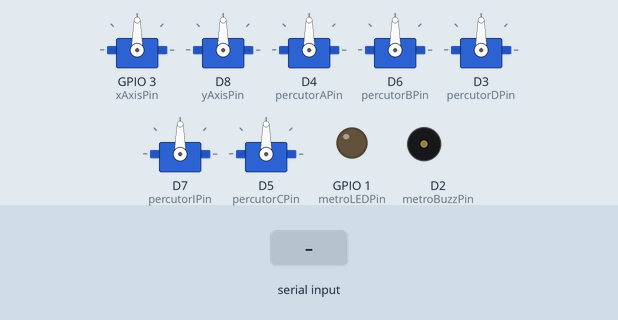
This sketch was run on a simulated ESP8266 (NodeMCU). Parts: 7 × servo, output pins drawn as LEDs (lit = HIGH), buzzer (waves = sounding, pin HIGH). The inputs (shaded band) are chosen by the test bench.

Above: at 2.2 s.
2.3 s: "V90\n" received over Serial
At 2.53 s:
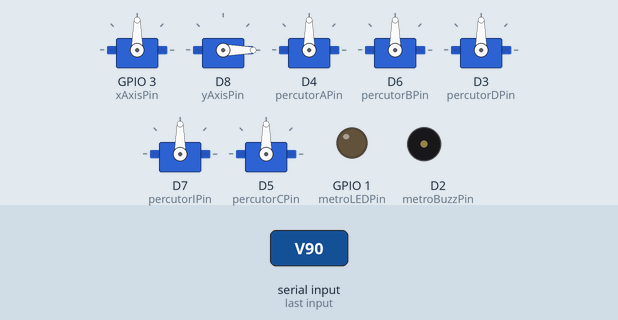
At 11.24 s:
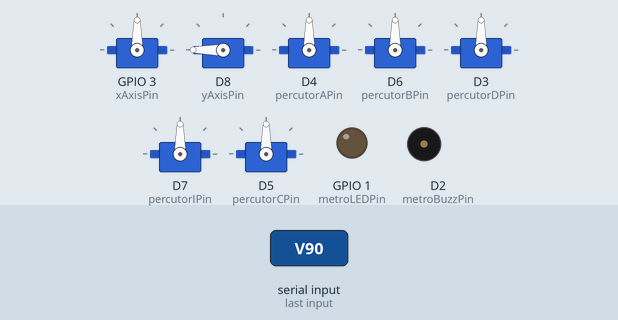
Timing chart, 0 to 11.3 s (numbered marks = the images above; inputs shaded):
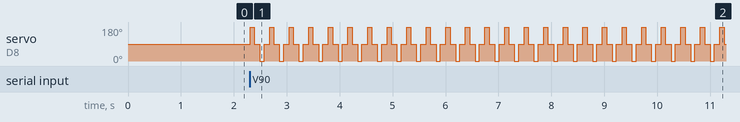

Measured:
- after the input at 2.3 s, servo on D8 (yAxisPin): 90° → 180° at once, then repeats every 0.37 s: 90° 0.10 s, 0° 0.08 s, 90° 0.10 s, 180° 0.08 s

The sketch:

Tambourine.ino
```cpp
#include <Servo.h>

//Metronome Pins
#define metroLEDPin D10
#define metroBuzzPin D2
bool metroLEDState = false;
bool metroState = false;
float range = 300;

//Tambourine movement pins
#define xAxisPin D9
#define yAxisPin D8
//Tambourine
Servo xAxis;
Servo yAxis;


//Tambourine percutor pins
#define percutorAPin D4
#define percutorBPin D6
#define percutorDPin D3
#define percutorIPin D7
#define percutorCPin D5
//Percutor
Servo percutorA;
Servo percutorB;
Servo percutorD;
Servo percutorI;
Servo percutorC;


long lastTime = millis();
String inputMessage;

void setup() {
  Serial.begin(115200);
  Serial.setTimeout(3);
  calibrarMotores();

  pinMode(metroLEDPin,OUTPUT);
  pinMode(metroBuzzPin,OUTPUT);
}

void loop() {

  long elapsedTime = millis() - lastTime;
  lastTime = lastTime + elapsedTime;

  metronomo(elapsedTime,range);

  if(!Serial){
    Serial.end();
    delay(50);
    Serial.begin(115200);
  }else{
    inputMessage = Serial.readString();

    if(inputMessage == "1A"){
      abanico('A');

    }else if(inputMessage == "1B"){
      abanico('B');

    }else if(inputMessage == "2D"){
      vertical('D');

    }else if(inputMessage == "2I"){
      vertical('I');

    }else if(inputMessage == "3D"){
      percusionSimple(percutorD,percutorDPin);

    }else if(inputMessage == "3I"){
      percusionSimple(percutorI,percutorIPin);

    }else if(inputMessage == "3A"){
      percusionSimple(percutorA,percutorAPin);

    }else if(inputMessage == "3B"){
      percusionSimple(percutorB,percutorBPin);

    }else if(inputMessage == "3DI"){
      percusionDoble(percutorD,percutorDPin,percutorI,percutorIPin);

    }else if(inputMessage == "3AB"){
      percusionDoble(percutorA,percutorAPin,percutorB,percutorBPin);

    }else if(inputMessage == "4"){
      percusionSimple(percutorC,percutorCPin);

    }else if(inputMessage.startsWith("V")){
      String quanStr = "";
      for(int i = 1; i < inputMessage.length(); ++i){
        quanStr.concat(inputMessage[i]);
      }
      vibrato(quanStr.toInt());

    }else if(inputMessage.startsWith("MA")){
      String rangeStr = "";
      for(int i = 2; i < inputMessage.length(); ++i){
        rangeStr.concat(inputMessage[i]);
      }
      range = rangeStr.toFloat()/2*1000;
      metroState = true;

    }else if(inputMessage == "MD"){
      metroState = false;
    }

    delay(0.05);
    Serial.flush();
  }
}

void calibrarMotores(){
  int posInicial = 90;
  //Tambourine Movement motors
  xAxis.write(posInicial);
  yAxis.write(posInicial);
  xAxis.attach(xAxisPin);
  yAxis.attach(yAxisPin);

  //Percutors
  percutorA.write(posInicial);
  percutorB.write(posInicial);
  percutorD.write(posInicial);
  percutorI.write(posInicial);
  percutorC.write(posInicial);
  percutorA.attach(percutorAPin);
  percutorB.attach(percutorBPin);
  percutorD.attach(percutorDPin);
  percutorI.attach(percutorIPin);
  percutorC.attach(percutorCPin);

  delay(1000);
}

void metronomo(long eTime,float Range){
  if(metroState){
    static long metroTime = 0;
    metroTime = metroTime + eTime;

    if(metroTime >= Range){
      metroLEDState = !metroLEDState;
      digitalWrite(metroLEDPin,metroLEDState);
      metroTime = metroTime - Range;
    }
  }
}

void abanico(char Dir){
  xAxis.write(90);
  xAxis.attach(xAxisPin);
  if(Dir == 'A'){
    xAxis.write(180);
    delay(80);
    xAxis.write(90);
    delay(100);
  }else if (Dir == 'B'){
    xAxis.write(0);
    delay(80);
    xAxis.write(90);
    delay(100);
  }
  xAxis.write(90);
  delay(range-180);
  xAxis.detach();
}

void vertical(char Dir){
  yAxis.write(90);
  yAxis.attach(yAxisPin);
  if (Dir == 'D'){
    yAxis.write(180);
    delay(80);
    yAxis.write(90);
    delay(100);
  }else if (Dir == 'I'){
    yAxis.write(0);
    delay(80);
    yAxis.write(90);
    delay(100);
  }
  yAxis.write(90);
  delay(range-180);
  yAxis.detach();
}

void vibrato(int quantity){
  int oldRange = range;
  range = 185;
  for(int i = 0; i < quantity; ++i){
    if(i%2 == 0){
      vertical('D');
    }else{
      vertical('I');
    }
  }
  range = oldRange;
}

void percusionSimple(Servo motor,uint8_t pin){
  motor.attach(pin);
  motor.write(-180);
  delay(80);
  motor.write(180);
  delay(78);
  /*
  motor.write(180);
  delay(25);*/
  //delay(range - 150);
  motor.detach();
}

void percusionDoble(Servo motor1, uint8_t pin1, Servo motor2, uint8_t pin2){
  motor1.attach(pin1);
  motor2.attach(pin2);
  motor1.write(90);
  motor2.write(90);
  delay(100);
  motor1.write(-90);
  motor2.write(-90);
  delay(range - 100);
  motor1.detach();
  motor2.detach();
}
```
